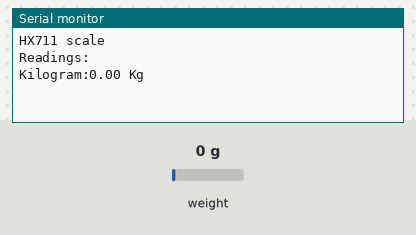
A sketch run on a simulated ESP32. On the bench: the last lines printed to the serial monitor. The test bench sets the inputs (shaded band); at power-on: weight on the scale 0 g.

Above: at 2.2 s.
2.3 s: weight on the scale set to 100 g
At 2.3 s:
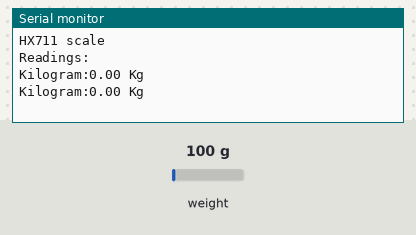
3.8 s: weight on the scale set to 1250 g
At 4.7 s:
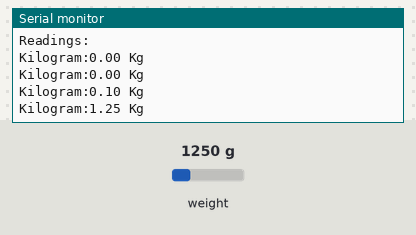
Timing chart, 0 to 6.8 s (numbered marks = the images above; inputs shaded):
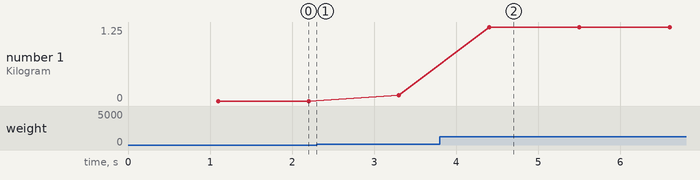

The sketch:

ESP_32_Loadcell_HX711.ino
```cpp
#include "HX711.h"
#define LOADCELL_DOUT_PIN  35
#define LOADCELL_SCK_PIN  15
HX711 scale;


float weight;
#define calibration_factor 211000 // for me this value works

void setup() {
  // Set up serial monitor
  Serial.begin(9600);

  Serial.println("HX711 scale");

  scale.begin(LOADCELL_DOUT_PIN, LOADCELL_SCK_PIN);
  scale.set_scale(calibration_factor);
  scale.tare(); //Reset the scale to 0
  Serial.println("Readings:");
}

void measureweight(){
  weight = scale.get_units();
    if(weight<0)
  {
    weight=0.00;
    }
  //Serial.print(scale.get_units(), 2);
  Serial.print("Kilogram:");
  Serial.print( weight);
  Serial.print(" Kg");
  Serial.println();
  // Delay before repeating measurement
  delay(1000);
}

 void loop() {
  measureweight();
}
```

Measured:
- after the input at 3.8 s, the serial monitor: prints a new line after 0.60 s (image 2)
- plotted number 1: 0 → 0.1 after the input at 2.3 s, 0.1 → 1.25 after the input at 3.8 s
